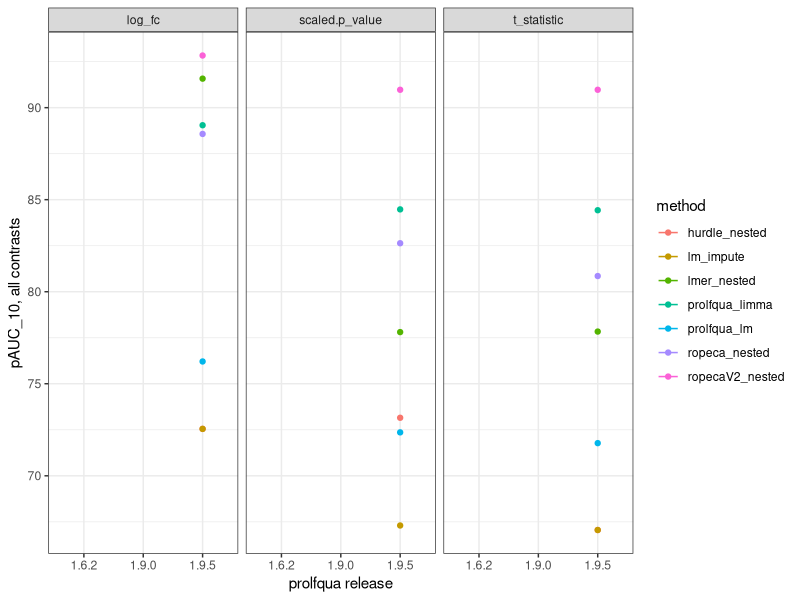
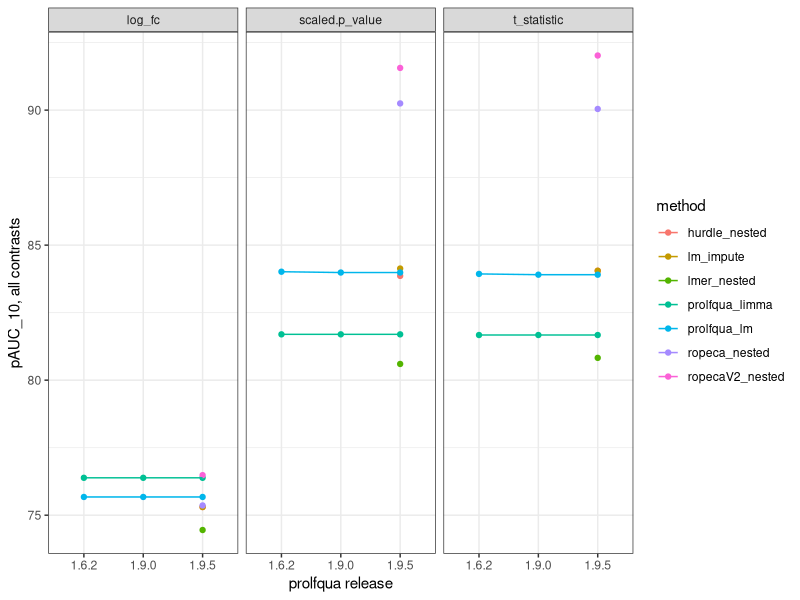
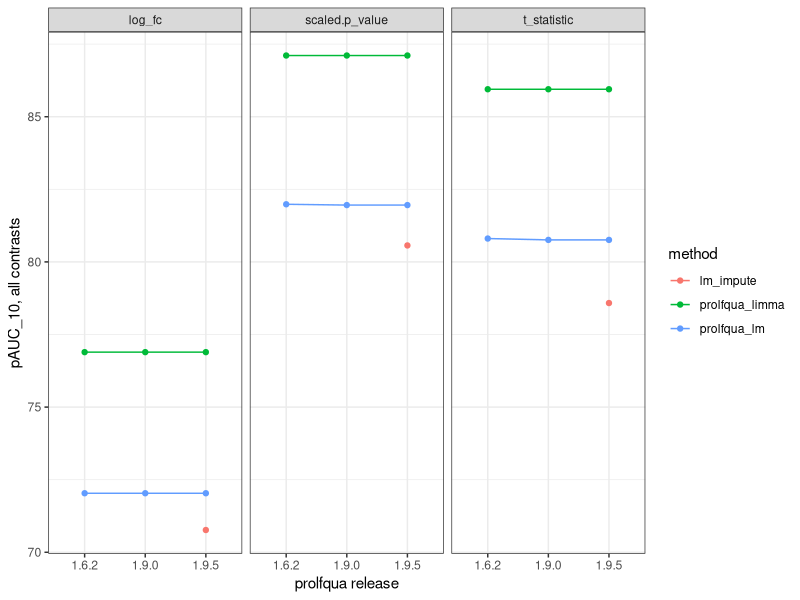
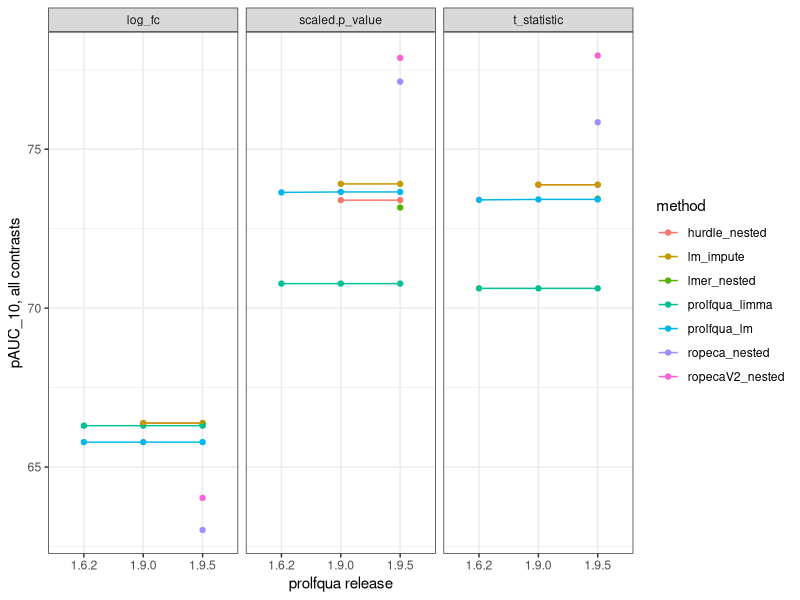
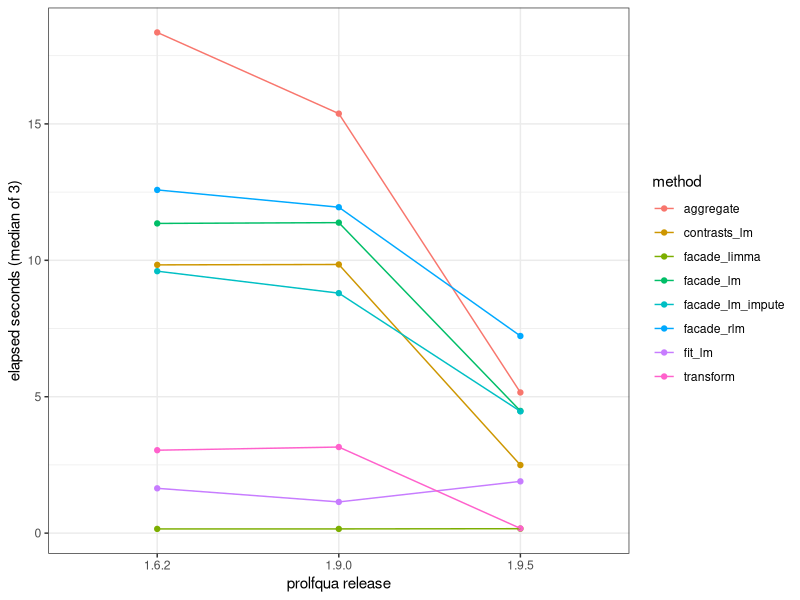

Write the R code that produced these figures, in order.
## ---- chunk 1
knitr::opts_chunk$set(echo = FALSE, warning = FALSE, message = FALSE, fig.width = 9, fig.height = 6)
## ---- chunk 2
history <- utils::read.delim(
  "../inst/extdata/score_history.tsv",
  stringsAsFactors = FALSE,
  colClasses = c(prolfqua_version = "character", date = "character", tool_version = "character", level = "character")
)
releases <- as.character(sort(unique(package_version(history$prolfqua_version))))
history$prolfqua_version <- factor(history$prolfqua_version, levels = releases)
# MSstats, proDA and msqrob2 (also msqrob2's hurdle model): only their current performance is shown
history$external <- grepl("^(MSstats|msqrob2|proDA)", history$method)
options(knitr.kable.NA = "")

# One row per release, one column per combination of `columns`; a release without that column stays empty
by_release <- function(data, columns) {
  data |>
    tidyr::unite("column", dplyr::all_of(columns), sep = " / ") |>
    dplyr::select(release = prolfqua_version, column, value) |>
    tidyr::pivot_wider(names_from = "column", values_from = "value", names_sort = TRUE) |>
    tidyr::complete(release) |>
    dplyr::arrange(release)
}

# HTML table that scrolls sideways when it has many columns
wide_table <- function(table, caption, digits) {
  html <- knitr::kable(
    table,
    format = "html",
    digits = digits,
    format.args = list(nsmall = digits),
    caption = caption,
    table.attr = "class=\"table table-condensed\""
  )
  cat("\n<div style=\"overflow-x: auto;\">\n", html, "\n</div>\n\n", sep = "")
}

release_plot <- function(data, y) {
  ggplot2::ggplot(data, ggplot2::aes(x = prolfqua_version, y = value, colour = method, group = method)) +
    ggplot2::geom_point() +
    ggplot2::geom_line() +
    ggplot2::scale_x_discrete(drop = FALSE) +
    ggplot2::labs(x = "prolfqua release", y = y) +
    ggplot2::theme_bw()
}
## ---- chunk 3
history |>
  dplyr::group_by(prolfqua_version) |>
  dplyr::summarise(
    date = max(date),
    datasets = dplyr::n_distinct(dataset),
    methods = dplyr::n_distinct(paste(dataset, method)),
    rows = dplyr::n()
  ) |>
  knitr::kable(caption = "Recorded prolfqua releases.")
## ---- chunk 4
thresholds <- c(AUC = 0.5, pAUC_10 = 0.5, pAUC_20 = 0.5, AP = 0.5, pAP_50 = 0.5, pAP_80 = 0.5)
changes <- history |>
  dplyr::filter(!external, metric != "elapsed_s") |>
  dplyr::arrange(prolfqua_version) |>
  dplyr::group_by(dataset, method, contrast, score, metric) |>
  dplyr::mutate(
    previous_release = dplyr::lag(as.character(prolfqua_version)),
    previous_tool = dplyr::lag(tool_version),
    previous = dplyr::lag(value)
  ) |>
  dplyr::ungroup() |>
  dplyr::filter(!is.na(previous_release)) |>
  dplyr::mutate(
    delta = value - previous,
    threshold = dplyr::coalesce(unname(thresholds[metric]), 0)
  ) |>
  dplyr::filter(delta != 0, abs(delta) >= threshold) |>
  dplyr::select(
    release = prolfqua_version, previous_release, dataset, method, contrast, score, metric,
    previous, value, delta, previous_tool, tool_version
  ) |>
  dplyr::arrange(release, dataset, method, metric, contrast, score)
knitr::kable(changes, digits = 3, caption = paste0(nrow(changes), " changes above the thresholds."))
## ---- chunk 5
ranking <- history |>
  dplyr::filter(contrast == "all", metric %in% c("pAUC_10", "AUC")) |>
  dplyr::group_by(dataset, method) |>
  dplyr::filter(!external | as.integer(prolfqua_version) == max(as.integer(prolfqua_version))) |>
  dplyr::ungroup() |>
  dplyr::mutate(model = dplyr::case_when(
    !external ~ method,
    startsWith(tool_version, paste0(method, " ")) ~ tool_version,
    .default = paste0(method, " (", tool_version, ")")
  ))
for (dataset_name in sort(unique(ranking$dataset))) {
  cat("\n\n## ", dataset_name, "\n\n", sep = "")
  scores <- dplyr::filter(ranking, dataset == dataset_name)
  scores |>
    tidyr::unite("column", metric, score, sep = " / ") |>
    dplyr::select(external, model, level, release = prolfqua_version, column, value) |>
    tidyr::pivot_wider(names_from = "column", values_from = "value", names_sort = TRUE) |>
    dplyr::arrange(external, model, release) |>
    dplyr::select(-external) |>
    wide_table(caption = paste0(dataset_name, ": all contrasts pooled."), digits = 1)
  prolfqua_scores <- dplyr::filter(scores, !external, metric == "pAUC_10")
  if (nrow(prolfqua_scores) > 0) {
    print(release_plot(prolfqua_scores, "pAUC_10, all contrasts") + ggplot2::facet_wrap(~score))
  }
}
## ---- chunk 6
timings <- dplyr::filter(history, metric == "elapsed_s")
timings |>
  by_release("method") |>
  wide_table(caption = "Elapsed seconds per step and release.", digits = 2)
## ---- chunk 7
release_plot(timings, "elapsed seconds (median of 3)")
